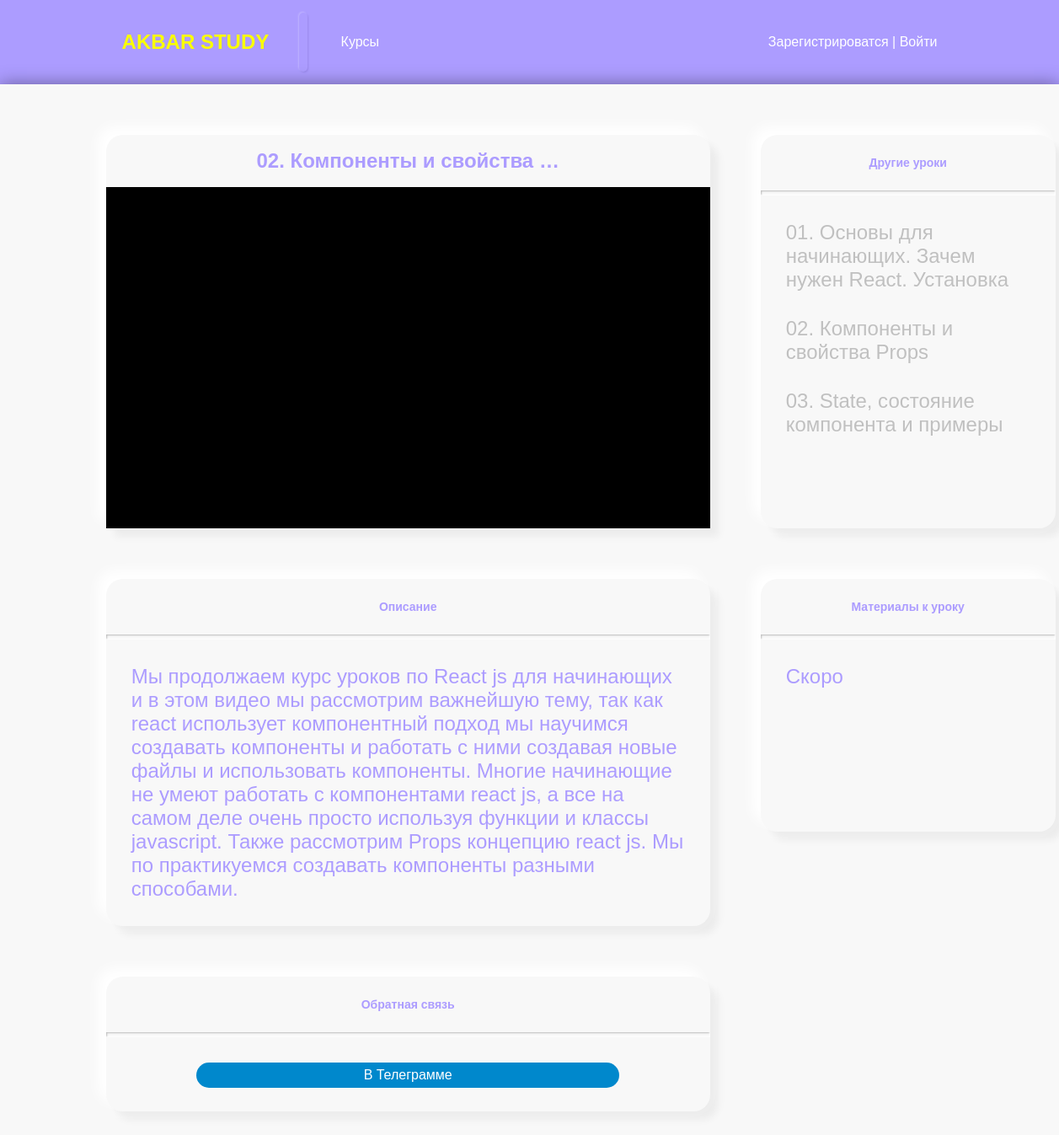
/lesson/2/3, run on the app's committed database.
### courses/models.py (models this page shows)
class Lesson(models.Model):
    name = models.CharField(max_length=150, verbose_name='Название')
    url = models.URLField(verbose_name='Ссылка на урок')
    content = models.TextField(verbose_name='Описание', blank=True)
    publish = models.BooleanField(default=True, verbose_name='Опубликовать?')
    course = models.ForeignKey(Course, verbose_name='Курс', on_delete=models.PROTECT)
    class Meta:
        verbose_name = 'Урок'
        verbose_name_plural = 'Уроки'

### courses/views.py (the view)
# urls.py: path('lesson/<int:lesson_id>/<int:course_id>', show_lesson, name='lesson'),
def show_lesson(request, lesson_id, course_id):
    courses = Course.objects.all()
    lesson = Lesson.objects.get(id=lesson_id)
    lessons = Lesson.objects.filter(course=course_id)
    context = {'lesson': lesson, 'lessons': lessons, 'courses': courses}
    return render(request, 'courses/lesson_page.html', context)

### courses/templates/courses/lesson_page.html
{% extends "layout/basic.html" %}
{% load static %}
{% block content %}
<div class="wrapper-course">
    <div class="video grey-shadow-drop">
        <h1>{{ lesson.name|truncatewords_html:4|safe }}</h1>
        <div class="youtube"><iframe src="{{ lesson.url }}" frameborder="0" allow="accelerometer; autoplay; encrypted-media; gyroscope; picture-in-picture" allowfullscreen></iframe></div>
    </div>
    <div class="grey-shadow-drop">
        <h3>Другие уроки</h3>
        <div class="line"></div>
        {% for lesson in lessons %}
            {% url 'lesson' course_id=lesson.course.id lesson_id=lesson.pk as url %}
            <a href="{{ url }}{{ all }}"><h2 class="pointer1">{{ lesson.name }}</h2></a>
        {% endfor %}
    </div>
    <div class="hsomeworks grey-shadow-drop">
        <h3>Описание</h3>
        <div class="line"></div>
        <h2>{{ lesson.content }}</h2>
    </div>
    <div class="materials grey-shadow-drop">
        <h3>Материалы к уроку</h3>
        <div class="line"></div>
        <a href="#"><h2 class="pointer1">Скоро</h2></a>
    </div>
    <div class="homework_done grey-shadow-drop">
        <h3>Обратная связь</h3>
        <div class="line"></div>
        <a href="https://t.me/KINGokER"><div class="button_home">В Телеграмме</div></a>
    </div>
</div>
{% endblock %}

### courses/static/css/style.css (style rules this page uses)
* { margin: 0; padding: 0; }
body { font-family: 'Rubik', sans-serif; position: absolute; display: grid; align-items: center; min-height: 100%; width: 100%; background-color: #AC9CFF; }
a { text-decoration: none; justify-content: center; align-items: center; color: #000; }
.grey-shadow-drop { box-shadow: -10px -10px 15px #FFFFFF, 10px 10px 10px rgba(0, 0, 0, 0.05); border-radius: 20px; background: #F8F8F8; }
.wrapper-course { color: #AC9CFF; display: grid; grid-template-columns: 717px 350px; grid-column-gap: 60px; grid-row-gap: 60px; width: 80%; margin: 60px auto 60px auto; }
.wrapper-course h1 { font-weight: bold; font-size: 24px; margin-top: 17px; }
.wrapper-course h2 { margin: 30px 30px 30px 30px; font-size: 24px; font-weight: 300; }
.wrapper-course h3 { font-weight: bold; text-align: center; margin-top: 25px; font-size: 14px; }
.video { border-radius: 20px 20px 0px 0px; height: 467px; text-align: center; overflow: hidden; }
.youtube { width: 100%; height: 407px; background-color: #000; margin-top: 17px; }
.line { margin-top: 25px; width: 100%; height: 6px; background-color: #F8F8F8; box-shadow: inset -1px -1px 2px #FFFFFF, inset 1px 1px 2px rgba(0, 0, 0, 0.25); }
.materials { height: 300px; }
.materials h2 { color: #AC9CFF; }
.pointer1 { color: #C0C0C0; cursor: pointer; transition-duration: 0.3s; }
.homework_done { height: 160px; }
.button_home { display: grid; justify-content: center; align-items: center; color: #fff; height: 30px; width: 70%; margin: 0 auto; background-color: #0088cc; border-radius: 15px; margin-top: 30px; }
iframe { width: 100%; height: 100%; }

### data on the page
Lesson: name "02. Компоненты и свойства …", name "02. Компоненты и свойства Props", content "Мы продолжаем курс уроков по React js для начинающих и в этом видео мы рассмотрим важнейшую тему, так как react использует компонентный подход мы научимся создавать компоненты и работать с ними создавая новые файлы и использовать компоненты. Многие начинающие не умеют работать с компонентами react js, а все на самом деле очень просто используя функции и классы javascript. Также рассмотрим Props концепцию react js. Мы по практикуемся создавать компоненты разными способами."
Lesson: name "01. Основы для начинающих. Зачем нужен React. Установка"
Lesson: name "03. State, состояние компонента и примеры"
